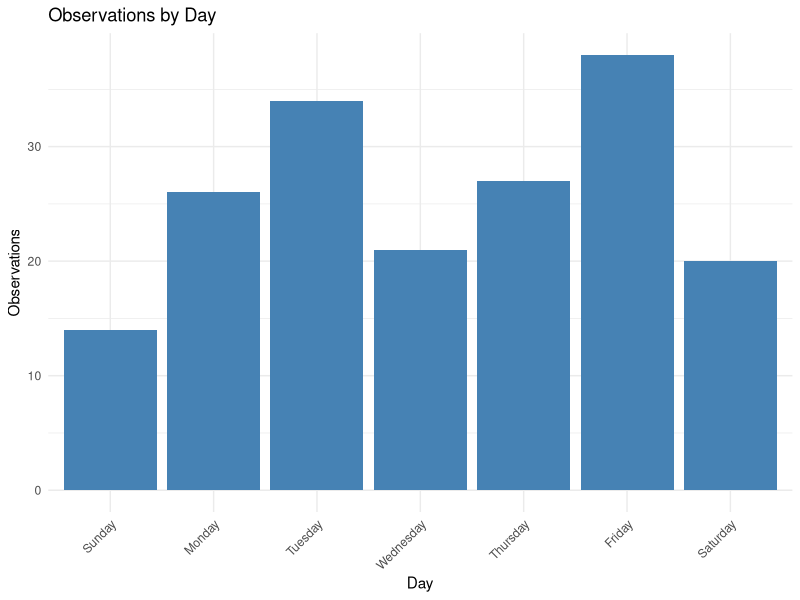
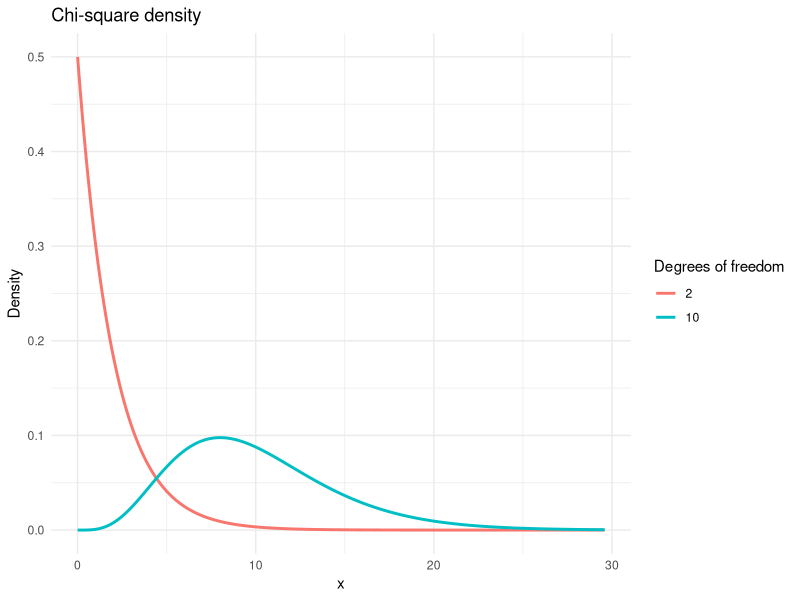

Here is the R script that generated these plots, in order:
## ---- chunk 1

lower<-qbinom(.025,180,.7)/180
upper<-qbinom(.975,180,.7)/180
print(paste("95% CI is: (",lower,upper,")"))

## ---- chunk 2
phat<-126/180
se<-sqrt(phat*(1-phat)/180)
lower<-phat-1.96*se
upper<-phat+1.96*se
print(paste("95% CI is: (",lower,upper,")"))

## ---- chunk 3
n<-180
tilde_p<-128/184
se<-sqrt(tilde_p*(1-tilde_p)/(n+4))
print(paste("95% CI is: (",tilde_p-1.96*se,tilde_p+1.96*se,")"))

## ---- chunk 4

pval<-2*(1-pbinom(9,25,.061))
pval
## ---- chunk 5
#| warning: false
day<-c("Sunday","Monday","Tuesday","Wednesday","Thursday","Friday","Saturday")
obs<-c(14,26,34,21,27,38,20)
obsp<-obs/sum(obs)
df <- data.frame(day = factor(day, levels = day), obs = obs)
library(ggplot2)

ggplot(df, aes(x = day, y = obs)) +
  geom_col(fill = "steelblue") +
  labs(x = "Day", y = "Observations", title = "Observations by Day") +
  theme_minimal() +
  theme(axis.text.x = element_text(angle = 45, hjust = 1))
## ---- chunk 6
exp<-c(52,52,52,52,52,53,53)*180/366

chi_square<-sum ((obs-exp)^2 / exp)
chi_square
## ---- chunk 7
# Chi-square distributions with df = 10 and df = 20

df_vals <- c(2, 10)

# x-range covering essentially all mass for both
x <- seq(0, qchisq(0.999, df = max(df_vals)), length.out = 2000)

library(ggplot2)

dat <- data.frame(
  x = rep(x, times = length(df_vals)),
  df = factor(rep(df_vals, each = length(x))),
  density = c(dchisq(x, df = 2), dchisq(x, df = 10))
)

ggplot(dat, aes(x = x, y = density, color = df)) +
  geom_line(linewidth = 1) +
  labs(
    title = "Chi-square density",
    x = "x",
    y = "Density",
    color = "Degrees of freedom"
  ) +
  theme_minimal()
## ---- chunk 8
pval<-1-pchisq(chi_square,df=6)
pval
## ---- chunk 9
#| warning: false

# Contingency table: rows = (Success, No success), cols = (Real, Sham)
tab <- matrix(
  c(41, 8,
    15, 11),
  nrow = 2, byrow = FALSE,
  dimnames = list(
    Outcome = c("Success", "No success"),
    Group   = c("Real", "Sham")
  )
)

#tab
addmargins(tab)  # show row/column totals
## ---- chunk 10
exp<-matrix(0,nrow=2,ncol=2)
exp[1,]<-c(49*56/75,26*56/75)
exp[2,]<-c(49,26)-exp[1,]
exp

## ---- chunk 11
chi<-sum(((exp-tab)^2)/exp)
chi

pval<-1-pchisq(chi,df=1)
pval
## ---- chunk 12
tab <- matrix(
  c(726, 3129,
    131, 2814),
  nrow = 2, byrow = FALSE,
  dimnames = list(
    Eye_Color = c("Dark", "Light"),
    Hair_Color   = c("Dark", "Light")
  )
)

#tab
addmargins(tab)

## ---- chunk 13
exp<-matrix(0,nrow=2,ncol=2)
exp[1,]<-c(3855*857/6800,2945*857/6800)
exp[2,]<-c(3855,2945)-exp[1,]
exp
## ---- chunk 14
chi<-sum(((exp-tab)^2)/exp)
chi

pval<-1-pchisq(chi,df=1)
pval
